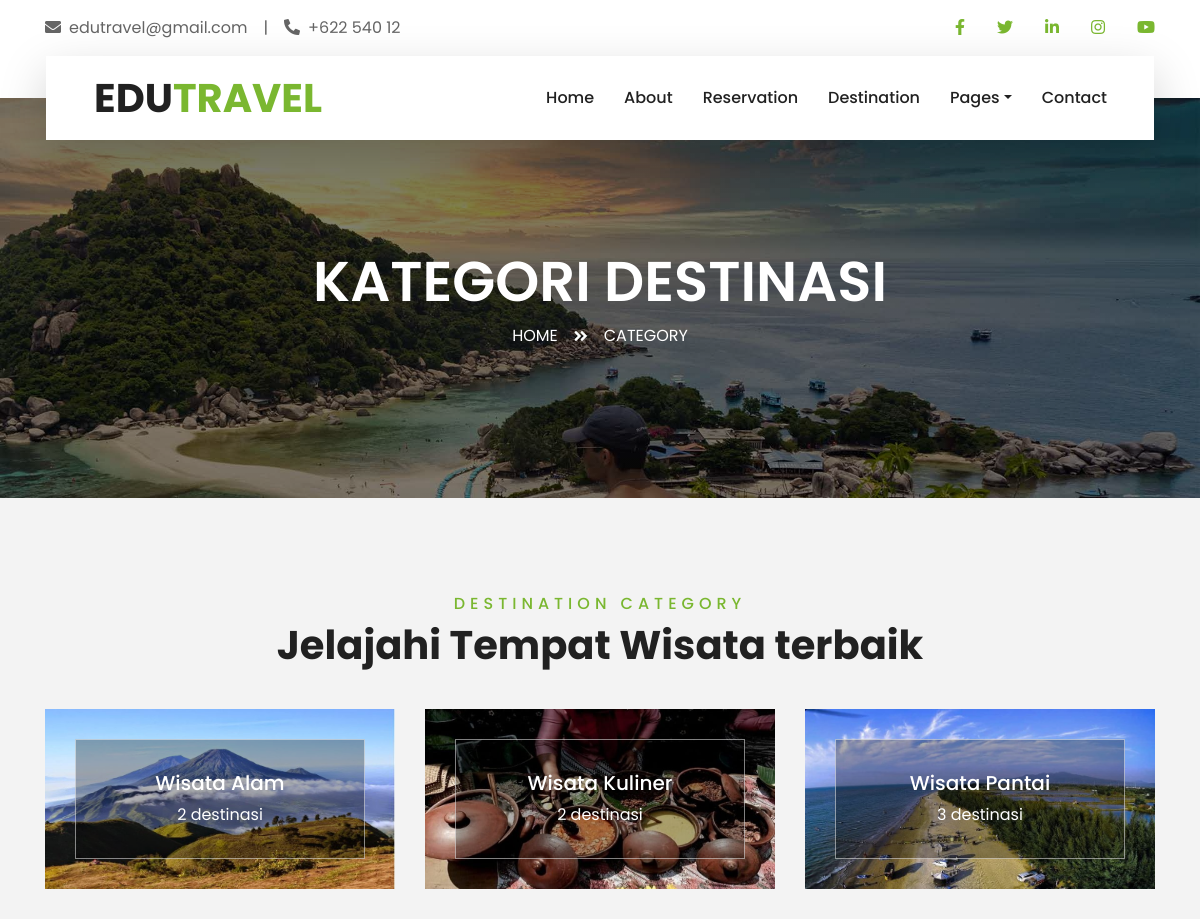
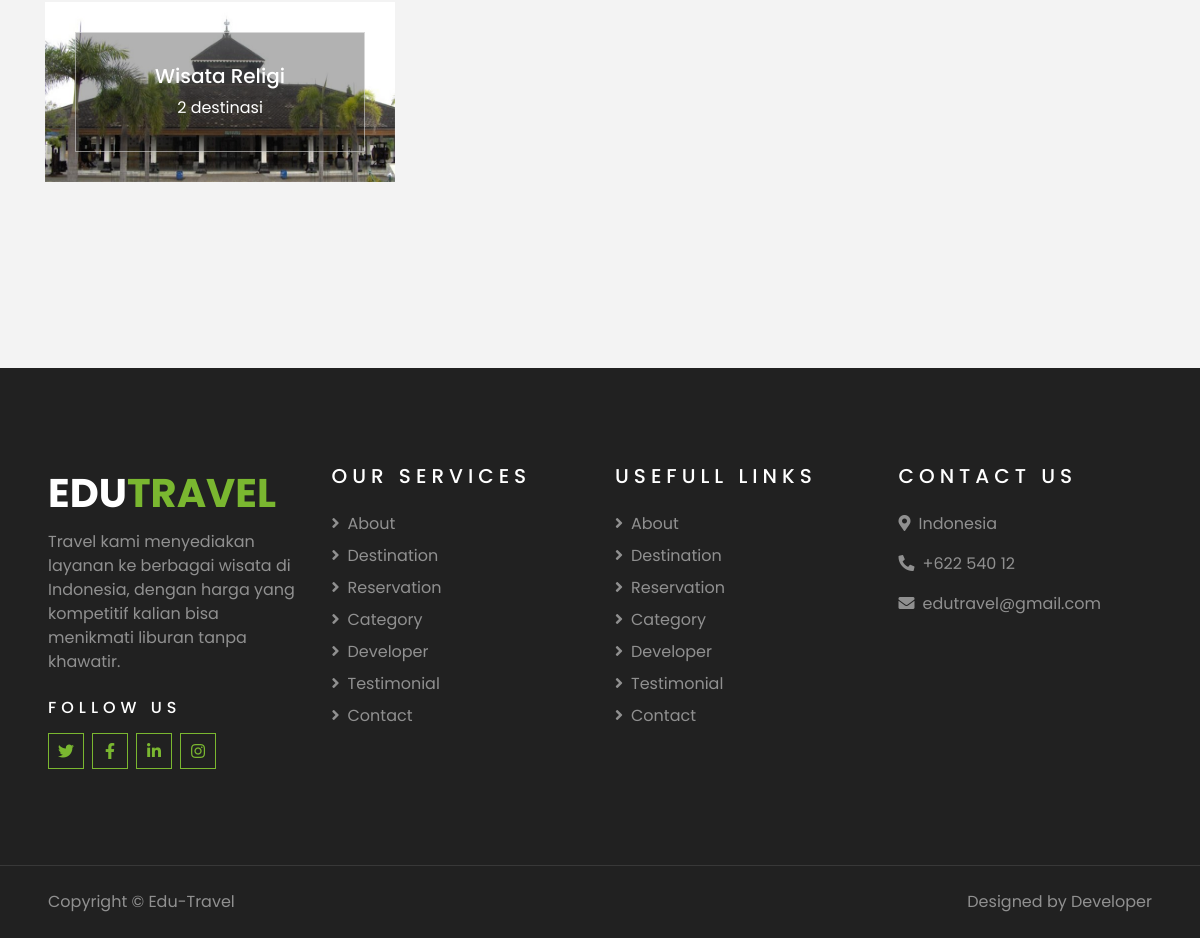
Screenshot of /travelling/main_page/category.php with the database file from the repository (2 pictures, top to bottom).
### tables this page shows
CREATE TABLE `destinasi` (
  `id_destinasi` int(11) NOT NULL,
  `nama_destinasi` varchar(100) NOT NULL,
  `gambar` text NOT NULL,
  `lokasi` varchar(250) NOT NULL,
  `harga` decimal(10,2) NOT NULL,
  `deskripsi` varchar(500) NOT NULL,
  `id_kategori` int(11) NOT NULL
);

CREATE TABLE `kategori` (
  `id_kategori` int(11) NOT NULL,
  `nama_kategori` varchar(100) NOT NULL,
  `gambar_kategori` text NOT NULL
);

### travelling/main_page/category.php (the view, shortened to what this page needs)
<!DOCTYPE html>
<html lang="en">
<head>
    <link href="https://cdnjs.cloudflare.com/ajax/libs/font-awesome/5.10.0/css/all.min.css" rel="stylesheet">
    <link href="lib/owlcarousel/assets/owl.carousel.min.css" rel="stylesheet">
    <link href="lib/tempusdominus/css/tempusdominus-bootstrap-4.min.css" rel="stylesheet" />
    <link href="css/style.css" rel="stylesheet">
</head>
<body>
    <div class="container-fluid bg-light pt-3 d-none d-lg-block">
        <div class="container">
            <div class="row">
                <div class="col-lg-6 text-center text-lg-left mb-2 mb-lg-0">
                    <div class="d-inline-flex align-items-center">
                        <p><i class="fa fa-envelope mr-2"></i>edutravel@gmail.com</p>
                        <p class="text-body px-3">|</p>
                        <p><i class="fa fa-phone-alt mr-2"></i>+622 540 12</p>
                    </div>
                </div>
                <div class="col-lg-6 text-center text-lg-right">
                    <div class="d-inline-flex align-items-center">
                        <a class="text-primary px-3" href="https://www.facebook.com">
                            <i class="fab fa-facebook-f"></i>
                        </a>
                        <a class="text-primary px-3" href="https://www.twitter.com">
                            <i class="fab fa-twitter"></i>
                        </a>
                        <a class="text-primary px-3" href="https://www.linkedin.com">
                            <i class="fab fa-linkedin-in"></i>
                        </a>
                        <a class="text-primary px-3" href="https://www.instagram.com">
                            <i class="fab fa-instagram"></i>
                        </a>
                        <a class="text-primary pl-3" href="https://www.youtube.com">
                            <i class="fab fa-youtube"></i>
                        </a>
                    </div>
                </div>
            </div>
        </div>
    </div>
    <div class="container-fluid position-relative nav-bar p-0">
        <div class="container-lg position-relative p-0 px-lg-3" style="z-index: 9;">
            <nav class="navbar navbar-expand-lg bg-light navbar-light shadow-lg py-3 py-lg-0 pl-3 pl-lg-5">
                <a href="index.php" class="navbar-brand">
                    <h1 class="m-0 text-primary"><span class="text-dark">EDU</span>TRAVEL</h1>
                </a>
                <div class="collapse navbar-collapse justify-content-between px-3" id="navbarCollapse">
                    <div class="navbar-nav ml-auto py-0">
                        <a href="index.php" class="nav-item nav-link">Home</a>
                        <a href="about.php" class="nav-item nav-link">About</a>
                        <a href="reservation.php" class="nav-item nav-link">Reservation</a>
                        <a href="destination.php" class="nav-item nav-link">Destination</a>
                        <div class="nav-item dropdown">
                            <a href="#" class="nav-link dropdown-toggle" data-toggle="dropdown">Pages</a>
                        </div>
                        <a href="contact.php" class="nav-item nav-link">Contact</a>
                    </div>
                </div>
            </nav>
        </div>
    </div>
    <div class="container-fluid page-header">
        <div class="container">
            <div class="d-flex flex-column align-items-center justify-content-center" style="min-height: 400px">
                <h3 class="display-4 text-white text-uppercase">Kategori Destinasi</h3>
                <div class="d-inline-flex text-white">
                    <p class="m-0 text-uppercase"><a class="text-white" href="">Home</a></p>
                    <i class="fa fa-angle-double-right pt-1 px-3"></i>
                    <p class="m-0 text-uppercase">Category</p>
                </div>
            </div>
        </div>
    </div>
    <div class="container-fluid py-5">
        <div class="container pt-5 pb-3">
            <div class="text-center mb-3 pb-3">
                <h6 class="text-primary text-uppercase" style="letter-spacing: 5px;">Destination Category</h6>
                <h1>Jelajahi Tempat Wisata terbaik</h1>
            </div>
            <div class="row">
                <?php
                    include '../koneksi.php';
                    $query = mysqli_query($koneksi, "SELECT *, COUNT(d.id_kategori) as jumlah FROM `kategori` as k JOIN `destinasi` as d ON k.id_kategori=d.id_kategori where k.id_kategori=k.id_kategori GROUP BY d.id_kategori;");
                ?>
                <?php
                    if(mysqli_num_rows($query)>0){
                    while($data = mysqli_fetch_array($query)){
                ?>
                <div class="col-lg-4 col-md-6 mb-4">
                    <div class="destination-item position-relative overflow-hidden mb-2">
                        <img class="img-fluid" src="<?php echo $data["gambar_kategori"] ?>" style="width:500px; height: 180px;">
                        <a class="destination-overlay text-white text-decoration-none" href="detail_kategori.php?id_kategori=<?php echo $data["id_kategori"] ?>">
                            <h5 class="text-white"></i><?php echo $data["nama_kategori"] ?></h5>
                            <span><?php echo $data["jumlah"] ?> destinasi</span>
                        </a>
                    </div>
                </div>
                <?php } ?>
                <?php } ?>
            </div>
        </div>
    </div>
    <div class="container-fluid bg-dark text-white-50 py-5 px-sm-3 px-lg-5" style="margin-top: 90px;">
        <div class="row pt-5">
            <div class="col-lg-3 col-md-6 mb-5">
                <a href="" class="navbar-brand">
                    <h1 class="text-primary"><span class="text-white">EDU</span>TRAVEL</h1>
                </a>
                <p>Travel kami menyediakan layanan ke berbagai wisata di Indonesia, dengan harga yang kompetitif kalian bisa menikmati liburan tanpa khawatir.</p>
                <h6 class="text-white text-uppercase mt-4 mb-3" style="letter-spacing: 5px;">Follow Us</h6>
                <div class="d-flex justify-content-start">
                    <a class="btn btn-outline-primary btn-square mr-2" href="https://www.twitter.com"><i class="fab fa-twitter"></i></a>
                    <a class="btn btn-outline-primary btn-square mr-2" href="https://www.facebook.com"><i class="fab fa-facebook-f"></i></a>
                    <a class="btn btn-outline-primary btn-square mr-2" href="https://www.linkedin.com"><i class="fab fa-linkedin-in"></i></a>
                    <a class="btn btn-outline-primary btn-square" href="https://www.instagram.com"><i class="fab fa-instagram"></i></a>
                </div>
            </div>
            <div class="col-lg-3 col-md-6 mb-5">
                <h5 class="text-white text-uppercase mb-4" style="letter-spacing: 5px;">Our Services</h5>
                <div class="d-flex flex-column justify-content-start">
                    <a class="text-white-50 mb-2" href="about.php"><i class="fa fa-angle-right mr-2"></i>About</a>
                    <a class="text-white-50 mb-2" href="destination.php"><i class="fa fa-angle-right mr-2"></i>Destination</a>
                    <a class="text-white-50 mb-2" href="reservation.php"><i class="fa fa-angle-right mr-2"></i>Reservation</a>
                    <a class="text-white-50 mb-2" href="category.php"><i class="fa fa-angle-right mr-2"></i>Category</a>
                    <a class="text-white-50 mb-2" href="developer.php"><i class="fa fa-angle-right mr-2"></i>Developer</a>
                    <a class="text-white-50 mb-2" href="testimonial.php"><i class="fa fa-angle-right mr-2"></i>Testimonial</a>
                    <a class="text-white-50 mb-2" href="contact.php"><i class="fa fa-angle-right mr-2"></i>Contact</a>
                </div>
            </div>
            <div class="col-lg-3 col-md-6 mb-5">
                <h5 class="text-white text-uppercase mb-4" style="letter-spacing: 5px;">Usefull Links</h5>
                <div class="d-flex flex-column justify-content-start">
                    <a class="text-white-50 mb-2" href="about.php"><i class="fa fa-angle-right mr-2"></i>About</a>
                    <a class="text-white-50 mb-2" href="destination.php"><i class="fa fa-angle-right mr-2"></i>Destination</a>
                    <a class="text-white-50 mb-2" href="reservation.php"><i class="fa fa-angle-right mr-2"></i>Reservation</a>
                    <a class="text-white-50 mb-2" href="category.php"><i class="fa fa-angle-right mr-2"></i>Category</a>
                    <a class="text-white-50 mb-2" href="developer.php"><i class="fa fa-angle-right mr-2"></i>Developer</a>
                    <a class="text-white-50 mb-2" href="testimonial.php"><i class="fa fa-angle-right mr-2"></i>Testimonial</a>
                    <a class="text-white-50 mb-2" href="contact.php"><i class="fa fa-angle-right mr-2"></i>Contact</a>
                </div>
            </div>
            <div class="col-lg-3 col-md-6 mb-5">
                <h5 class="text-white text-uppercase mb-4" style="letter-spacing: 5px;">Contact Us</h5>
                <p><i class="fa fa-map-marker-alt mr-2"></i>Indonesia</p>
                <p><i class="fa fa-phone-alt mr-2"></i>+622 540 12</p>
                <p><i class="fa fa-envelope mr-2"></i>edutravel@gmail.com</p>
            </div>
        </div>
    </div>
    <div class="container-fluid bg-dark text-white border-top py-4 px-sm-3 px-md-5" style="border-color: rgba(256, 256, 256, .1) !important;">
        <div class="row">
            <div class="col-lg-6 text-center text-md-left mb-3 mb-md-0">
                <p class="m-0 text-white-50">Copyright &copy; Edu-Travel
                </p>
            </div>
            <div class="col-lg-6 text-center text-md-right">
                <p class="m-0 text-white-50">Designed by Developer
                </p>
            </div>
        </div>
    </div>
</body>
</html>

### rows the page displays
destinasi: id_kategori.gambar_kategori (picture), id_kategori.nama_kategori "Wisata Alam", jumlah "2"
destinasi: id_kategori.gambar_kategori (picture), id_kategori.nama_kategori "Wisata Kuliner", jumlah "2"
destinasi: id_kategori.gambar_kategori (picture), id_kategori.nama_kategori "Wisata Pantai", jumlah "3"
destinasi: id_kategori.gambar_kategori (picture), id_kategori.nama_kategori "Wisata Religi", jumlah "2"
